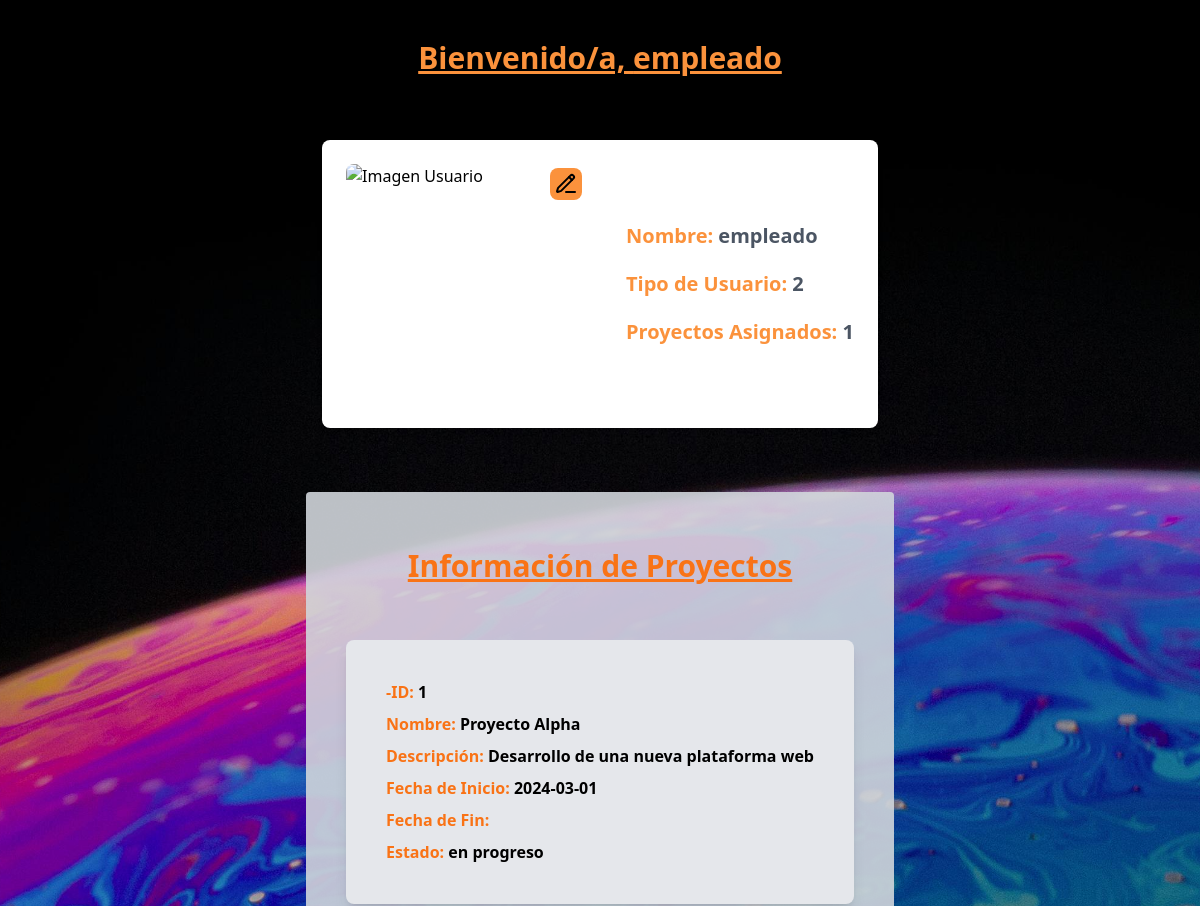
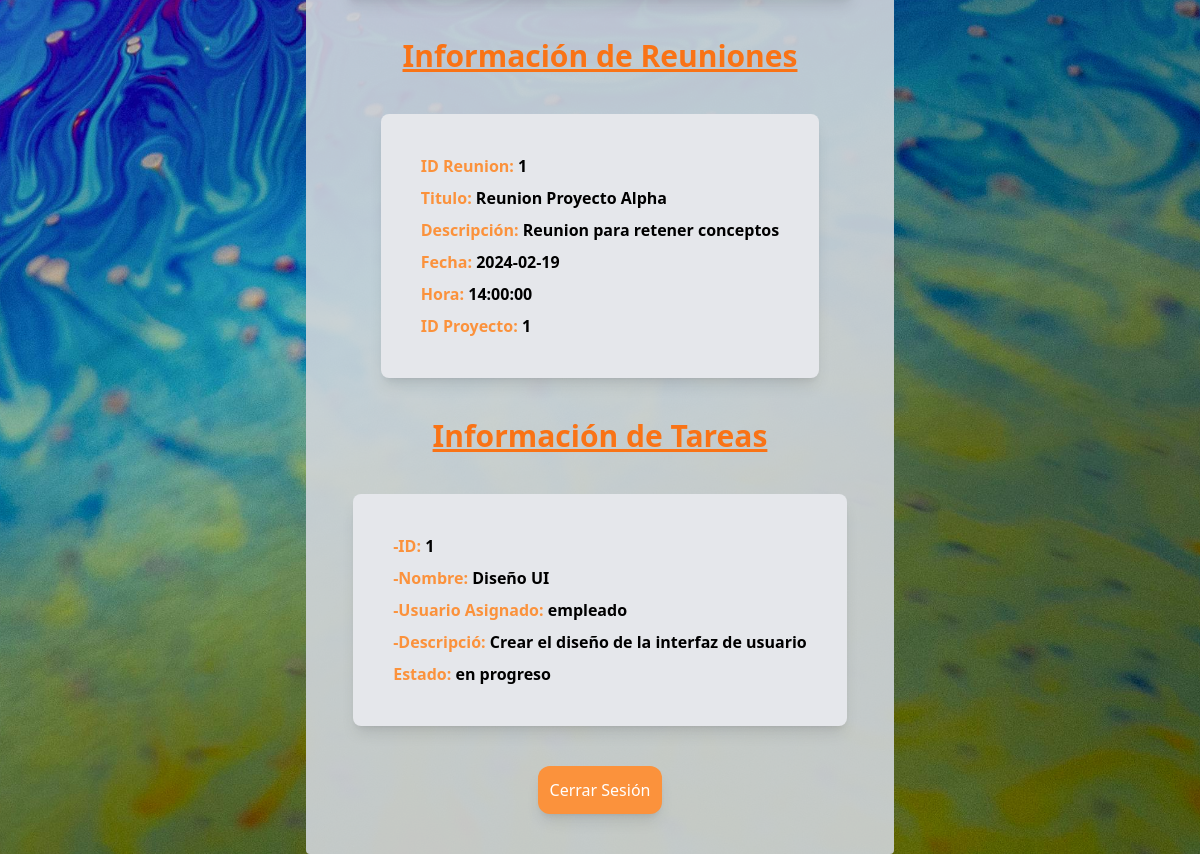
The app's page /php/empleado/empleados.php (signed in) with its own data (2 pictures, top to bottom).
### tables this page shows
CREATE TABLE usuarios (
    usuario VARCHAR(50) PRIMARY KEY NOT NULL UNIQUE,
    pass VARCHAR(255) NOT NULL CHECK (LENGTH(pass) >= 60),
    nombre VARCHAR(50) NOT NULL,
    apellido VARCHAR(50) NOT NULL,
    dni VARCHAR(20) NOT NULL UNIQUE,
    email VARCHAR(100) NOT NULL UNIQUE,
    telefono VARCHAR(20) NOT NULL,
    tipo TINYINT NOT NULL CHECK (tipo IN (0,1,2)),
    imagen_perfil VARCHAR(255)
);

CREATE TABLE proyectos (
    id_proyecto INT AUTO_INCREMENT PRIMARY KEY,
    nombre VARCHAR(100) NOT NULL,
    descripcion TEXT,
    fecha_inicio DATE NOT NULL,
    fecha_fin DATE CHECK (fecha_fin IS NULL OR fecha_fin > fecha_inicio), 
    estado ENUM('pendiente', 'en progreso', 'completado') NOT NULL
);

CREATE TABLE reuniones (
    id_reunion INT AUTO_INCREMENT PRIMARY KEY,
    titulo VARCHAR(100) NOT NULL,
    descripcion TEXT,
    fecha DATE NOT NULL,
    hora TIME NOT NULL,
    id_proyecto INT NOT NULL,
    FOREIGN KEY (id_proyecto) REFERENCES proyectos(id_proyecto) ON DELETE CASCADE
);

CREATE TABLE tareas (
    id_tarea INT AUTO_INCREMENT PRIMARY KEY,
    nombre VARCHAR(100) NOT NULL,
    descripcion TEXT,
    id_proyecto INT NOT NULL,
    usuario VARCHAR(50) NOT NULL,
    fecha_asignacion DATE NOT NULL,
    fecha_vencimiento DATE CHECK (fecha_vencimiento IS NULL OR fecha_vencimiento > fecha_asignacion),
    estado ENUM('pendiente', 'en progreso', 'completada') NOT NULL,
    FOREIGN KEY (id_proyecto) REFERENCES proyectos(id_proyecto) ON DELETE CASCADE,
    FOREIGN KEY (usuario) REFERENCES usuarios(usuario) ON DELETE CASCADE
);

### php/empleado/empleados.php (the view, shortened to what this page needs)
<?php
  $usuario = $_SESSION['usuario'];
  $con = crearConexion();
  $sql_tipo = "SELECT tipo FROM usuarios WHERE usuario = ?";
  $stmt = $con->prepare($sql_tipo);
  $stmt->bind_param("s", $usuario);
  $stmt->execute();
  $result = $stmt->get_result();
  $tipo_usuario = $result->fetch_assoc()['tipo'];
  $usuario = $_SESSION['usuario'];
  $imagen_perfil = '';
  $default_image = '../../img/perfilPorDefecto.png';
  if (empty($imagen_perfil) || !file_exists($imagen_perfil)) {
      $imagen_a_mostrar = $default_image;
  } else {
      $imagen_a_mostrar = $imagen_perfil;
  }
  $sql_tareas = "SELECT * FROM tareas WHERE usuario = ?";
  $stmt_tareas = $con->prepare($sql_tareas);
  $stmt_tareas->bind_param("s", $usuario);
  $stmt_tareas->execute();
  $tareas = $stmt_tareas->get_result();
  $sql_proyectos = "SELECT DISTINCT p.* FROM proyectos p
                INNER JOIN tareas t ON p.id_proyecto = t.id_proyecto
                WHERE t.usuario = ?";
  $stmt_proyectos = $con->prepare($sql_proyectos);
  $stmt_proyectos->bind_param("s", $usuario);
  $stmt_proyectos->execute();
  $proyectos = $stmt_proyectos->get_result();
  $sql_reuniones = "SELECT r.* FROM reuniones r
                INNER JOIN tareas t ON r.id_proyecto = t.id_proyecto
                WHERE t.usuario = ?";
  $stmt_reuniones = $con->prepare($sql_reuniones);
  $stmt_reuniones->bind_param("s", $usuario);
  $stmt_reuniones->execute();
  $reuniones = $stmt_reuniones->get_result();
  ?>
<!DOCTYPE html>
<html lang="en">
<head>
    <script src="https://cdn.tailwindcss.com"></script>
</head>
<body class="w-full min-h-screen flex flex-col justify-center items-center bg-cover bg-center bg-fixed z-10 bg-[url('../../img/pixels14.jpg')]">
    <section class="flex flex-col p-10 gap-10">
        <h1 class="text-3xl text-center text-orange-400 underline font-bold">Bienvenido/a, <?php echo htmlspecialchars($usuario); ?></h1>
        <div class="flex flex-col w-full p-6">
            <div class="flex flex-col md:flex-row w-full bg-white items-center justify-center shadow-md rounded-lg gap-10 p-6">
                <div class=" flex flex-col items-center justify-center relative ">
                    <img src="<?php echo htmlspecialchars($imagen_a_mostrar); ?>"
                        alt="Imagen Usuario"
                        class="w-[15em] h-[15em] rounded-lg"
                        id="profileImage" />
                    <button class="absolute right-1 top-1 bg-white" id="uploadButton">
                        <img src="../../img/pencil-line.svg" alt="Editar imagen" class="bg-orange-400 rounded-lg p-1" />
                    </button>
                </div>
                <div class="flex flex-col text-xl justify-center gap-5">
                    <p class="text-orange-400 font-bold">Nombre: <span class="text-gray-600"> <?php echo htmlspecialchars($usuario); ?></span></p>
                    <p class="text-orange-400 font-bold">Tipo de Usuario:<span class="text-gray-600"> <?php echo htmlspecialchars($tipo_usuario); ?></span></p>
                    <p class="text-orange-400 font-bold">Proyectos Asignados:<span class="text-gray-600"> <?php echo htmlspecialchars($proyectos->num_rows); ?></span></p>
                </div>
            </div>
        </div>
    </section>
    <div class="flex flex-col p-10 bg-gray-300 bg-opacity-90 gap-10 rounded">
        <h2 class="font-bold text-center text-orange-500 text-3xl underline rounded p-4">Información de Proyectos</h2>
        <ul class="flex flex-wrap gap-2 justify-center items-center w-full">
            <?php while ($proyecto = $proyectos->fetch_assoc()) { ?>
                <li class="flex gap-5">
                    <?php
                      echo
                      "<div class='flex w-full bg-gray-200 gap-2 rounded-lg shadow-lg p-5'>" .
                          "<div class='flex flex-col w-full gap-2 p-5'>" .
                          "<p class='font-bold text-orange-500'>-ID: <span class='text-black'>" . htmlspecialchars($proyecto['id_proyecto']) . "</p>" .
                          "<p class='font-bold text-orange-500'>Nombre: <span class='text-black'>" . htmlspecialchars($proyecto['nombre']) . "</p>" .
                          "<p class='font-bold text-orange-500'>Descripción: <span class='text-black'>" . htmlspecialchars($proyecto['descripcion']) . "</p>" .
                          "<p class='font-bold text-orange-500'>Fecha de Inicio: <span class='text-black'>" . htmlspecialchars($proyecto['fecha_inicio']) . "</p>" .
                          "<p class='font-bold text-orange-500'>Fecha de Fin: <span class='text-black'>" . htmlspecialchars($proyecto['fecha_fin']) . "</p>" .
                          "<p class='font-bold text-orange-500'>Estado: <span class='text-black'>" . htmlspecialchars($proyecto['estado']) . "</p>"
                      ?>
                    <?php echo "</div></div>"; ?>
                </li>
            <?php } ?>
        </ul>
        <h3 class="font-bold text-orange-500 text-3xl text-center underline">Información de Reuniones</h3>
        <ul class="flex gap-2 flex-wrap justify-center items-center w-full">
            <?php while ($reunion = $reuniones->fetch_assoc()) { ?>
                <li class="flex gap-5">
                    <?php
                      echo
                      "<div class='flex w-full bg-gray-200 gap-2 rounded-lg shadow-lg p-5'>" .
                          "<div class='flex flex-col w-full gap-2 p-5'>" .
                          " <p class='font-bold text-orange-400'>ID Reunion: <span class='text-black'>" . htmlspecialchars($reunion['id_reunion']) . "</span></p> " .
                          " <p class='font-bold text-orange-400'>Titulo: <span class='text-black'>" . htmlspecialchars($reunion['titulo']) . "</p> " .
                          " <p class='font-bold text-orange-400'>Descripción: <span class='text-black'>" . htmlspecialchars($reunion['descripcion']) . "</p>" .
                          " <p class='font-bold text-orange-400'>Fecha: <span class='text-black'>" . htmlspecialchars($reunion['fecha']) . "</p>" .
                          " <p class='font-bold text-orange-400'>Hora: <span class='text-black'>" . htmlspecialchars($reunion['hora']) . "</p>" .
                          " <p class='font-bold text-orange-400'>ID Proyecto: <span class='text-black'>" . htmlspecialchars($reunion['id_proyecto']) . "</p>"
                      ?>
                    <?php echo "</div></div>"; ?>
                </li>
            <?php } ?>
        </ul>
        <h3 class="font-bold text-orange-500 text-3xl text-center underline">Información de Tareas</h3>
        <ul class="flex gap-2 flex-wrap justify-center items-center">
            <?php while ($tarea = $tareas->fetch_assoc()) { ?>
                <li class="flex gap-5">
                    <?php
                      echo
                      "<div class='flex bg-gray-200 gap-2 rounded-lg shadow-lg p-5'>" .
                          "<div class='flex flex-col gap-2 p-5'>" .
                          " <p class='font-bold text-orange-400'>-ID: <span class='text-black'>" . htmlspecialchars($tarea['id_tarea']) . "</span></p> " .
                          " <p class='font-bold text-orange-400'>-Nombre: <span class='text-black'>" . htmlspecialchars($tarea['nombre']) . "</p> " .
                          " <p class='font-bold text-orange-400'>-Usuario Asignado: <span class='text-black'>" . htmlspecialchars($tarea['usuario']) . "</p>" .
                          " <p class='font-bold text-orange-400'>-Descripció: <span class='text-black'>" . htmlspecialchars($tarea['descripcion']) . "</p>" .
                          " <p class='font-bold text-orange-400'>Estado: <span class='text-black'>" . htmlspecialchars($tarea['estado']) . "</p>"
                      ?>
                    <?php echo "</div></div>"; ?>
                </li>
            <?php } ?>
        </ul>
        <form action="../../php/logout.php" method="POST" class="flex items-center justify-center">
            <button type="submit" class="p-2 bg-orange-400 rounded-xl shadow-lg cursor-pointer p-3 text-white hover:bg-orange-800">Cerrar Sesión</button>
        </form>
    </div>
</body>
</html>

### records on screen
usuarios: tipo "2"
proyectos: id_proyecto "1", nombre "Proyecto Alpha", descripcion "Desarrollo de una nueva plataforma web", fecha_inicio "2024-03-01", estado "en progreso"
reuniones: id_reunion "1", titulo "Reunion Proyecto Alpha", descripcion "Reunion para retener conceptos", fecha "2024-02-19", hora "14:00:00", id_proyecto "1"
tareas: id_tarea "1", nombre "Diseño UI", usuario "empleado", descripcion "Crear el diseño de la interfaz de usuario", estado "en progreso"

### other values on screen
$usuario "empleado"
$proyectos->num_rows "1"
